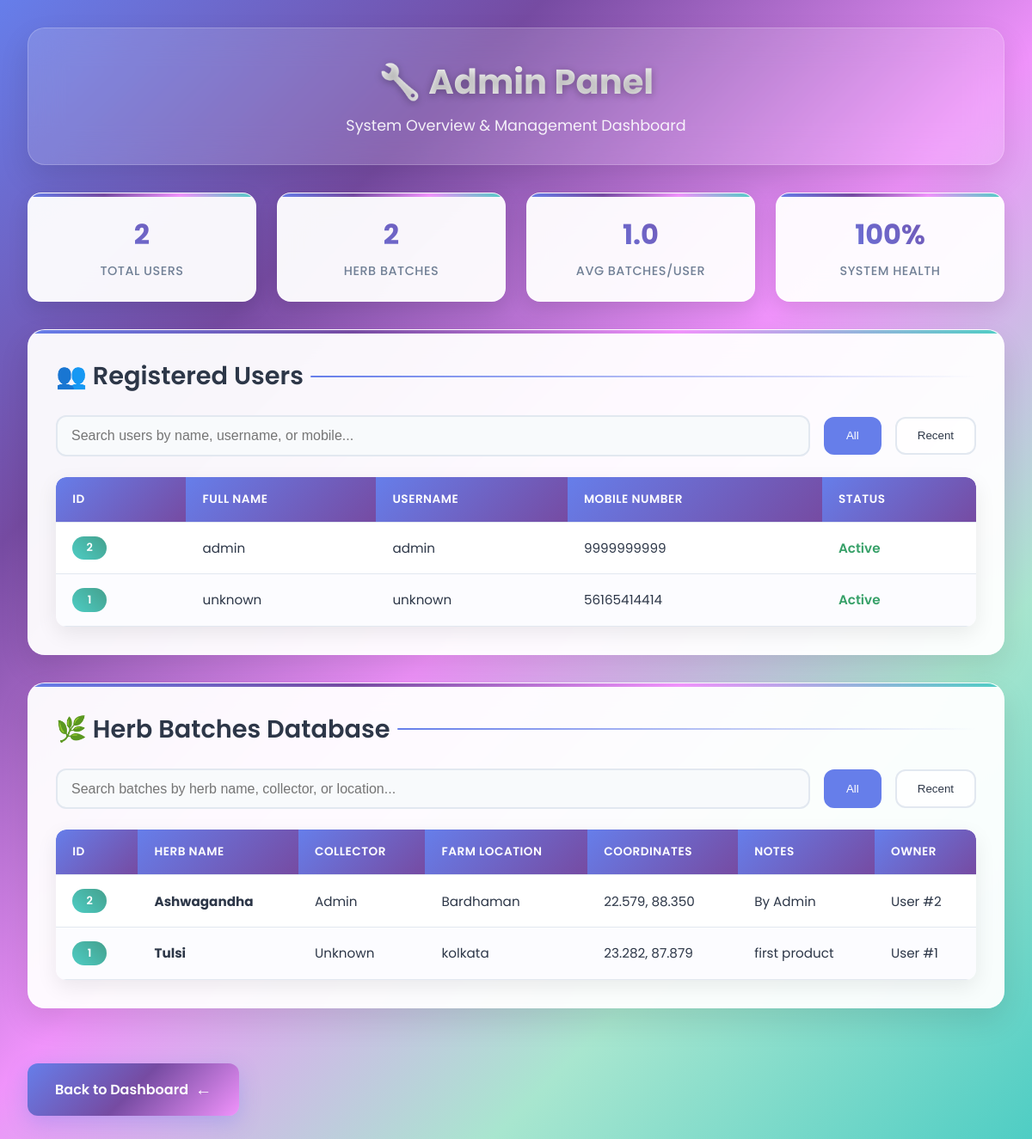
The app's page /admin (signed in) with its own data.
### models.py (models this page shows, shortened)
class User(db.Model):
    __tablename__ = 'user'
    id = db.Column(db.Integer, primary_key=True)
    full_name = db.Column(db.String(120), nullable=False)  # Full name from signup
    username = db.Column(db.String(80), unique=True, nullable=False)  # Auto-generated from full name
    password_hash = db.Column(db.String(200), nullable=False)  # Hashed password
    mobile_number = db.Column(db.String(15), unique=True, nullable=False)  # For OTP-based reset
    created_on = db.Column(db.DateTime, default=datetime.utcnow)  # Signup timestamp
    herb_batches = db.relationship('HerbBatch', backref='user', lazy=True)

class HerbBatch(db.Model):
    __tablename__ = 'herb_batch'
    id = db.Column(db.Integer, primary_key=True)
    herb_name = db.Column(db.String(120), nullable=False)
    collector = db.Column(db.String(120))
    farm_location = db.Column(db.String(256))
    collected_on = db.Column(db.DateTime, default=datetime.utcnow)  # Full timestamp
    latitude = db.Column(db.Float)        # Geo-tag: Latitude
    longitude = db.Column(db.Float)       # Geo-tag: Longitude
    geo_precision = db.Column(db.Float)   # Optional: GPS accuracy in meters
    notes = db.Column(db.Text)
    qr_code_data = db.Column(db.String(512))  # Encoded QR content or image path
    blockchain_tx = db.Column(db.String(256))  # Future Fabric integration
    user_id = db.Column(db.Integer, db.ForeignKey('user.id'), nullable=False)

### app.py (the view)
@app.route('/admin')
@login_required
def admin_panel():
    user = User.query.get(session['user_id'])
    print(f"🔍 Admin panel access attempt by: {user.username if user else 'None'}")  # Debug
    if not user or user.username != 'admin':
        flash("Admin access required", "danger")
        return redirect(url_for('dashboard'))
    print("✅ Admin panel access granted")  # Debug
    users = User.query.order_by(User.id.desc()).all()
    batches = HerbBatch.query.order_by(HerbBatch.id.desc()).all()
    return render_template('admin.html', users=users, batches=batches)

### app.py (called while the page is built)
def login_required(f):
    from functools import wraps
    @wraps(f)
    def wrapper(*args, **kwargs):
        if 'user_id' not in session:
            return redirect(url_for('login'))
        return f(*args, **kwargs)
    return wrapper

### templates/admin.html (shortened to what this page needs)
<!DOCTYPE html>
<html lang="en">
<head>
</head>
<body>
    <div class="container">
        <div class="header">
            <h1>🔧 Admin Panel</h1>
            <p>System Overview & Management Dashboard</p>
        </div>
        <div class="stats-grid">
            <div class="stat-card">
                <div class="stat-number">{{ users|length }}</div>
                <div class="stat-label">Total Users</div>
            </div>
            <div class="stat-card">
                <div class="stat-number">{{ batches|length }}</div>
                <div class="stat-label">Herb Batches</div>
            </div>
            <div class="stat-card">
                <div class="stat-number">{{ (batches|length / users|length)|round(1) if users|length > 0 else 0 }}</div>
                <div class="stat-label">Avg Batches/User</div>
            </div>
            <div class="stat-card">
                <div class="stat-number">100%</div>
                <div class="stat-label">System Health</div>
            </div>
        </div>
        <div class="section">
            <h2>👥 Registered Users</h2>
            <div class="controls">
                <input type="text" class="search-box" placeholder="Search users by name, username, or mobile..." id="userSearch">
                <button class="filter-btn active" onclick="filterUsers('all')">All</button>
                <button class="filter-btn" onclick="filterUsers('recent')">Recent</button>
            </div>
            <div class="table-container">
                <table id="usersTable">
                    <thead>
                        <tr>
                            <th>ID</th>
                            <th>Full Name</th>
                            <th>Username</th>
                            <th>Mobile Number</th>
                            <th>Status</th>
                        </tr>
                    </thead>
                    <tbody>
                        {% for user in users %}
                        <tr>
                            <td><span class="id-badge">{{ user.id }}</span></td>
                            <td>{{ user.full_name }}</td>
                            <td>{{ user.username }}</td>
                            <td>{{ user.mobile_number }}</td>
                            <td><span class="status-active">Active</span></td>
                        </tr>
                        {% else %}
                        <tr>
                            <td colspan="5" class="empty-state">
                                No users registered yet
                            </td>
                        </tr>
                        {% endfor %}
                    </tbody>
                </table>
            </div>
        </div>
        <div class="section">
            <h2>🌿 Herb Batches Database</h2>
            <div class="controls">
                <input type="text" class="search-box" placeholder="Search batches by herb name, collector, or location..." id="batchSearch">
                <button class="filter-btn active" onclick="filterBatches('all')">All</button>
                <button class="filter-btn" onclick="filterBatches('recent')">Recent</button>
            </div>
            <div class="table-container">
                <table id="batchesTable">
                    <thead>
                        <tr>
                            <th>ID</th>
                            <th>Herb Name</th>
                            <th>Collector</th>
                            <th>Farm Location</th>
                            <th>Coordinates</th>
                            <th>Notes</th>
                            <th>Owner</th>
                        </tr>
                    </thead>
                    <tbody>
                        {% for batch in batches %}
                        <tr>
                            <td><span class="id-badge">{{ batch.id }}</span></td>
                            <td><strong>{{ batch.herb_name }}</strong></td>
                            <td>{{ batch.collector }}</td>
                            <td>{{ batch.farm_location }}</td>
                            <td>
                                {% if batch.latitude and batch.longitude %}
                                    {{ "%.3f"|format(batch.latitude|float) }}, {{ "%.3f"|format(batch.longitude|float) }}
                                {% else %}
                                    <em style="color: #a0aec0;">Not provided</em>
                                {% endif %}
                            </td>
                            <td>
                                {% if batch.notes %}
                                    {{ batch.notes[:50] }}{% if batch.notes|length > 50 %}...{% endif %}
                                {% else %}
                                    <em style="color: #a0aec0;">No notes</em>
                                {% endif %}
                            </td>
                            <td>User #{{ batch.user_id }}</td>
                        </tr>
                        {% else %}
                        <tr>
                            <td colspan="7" class="empty-state">
                                No herb batches created yet
                            </td>
                        </tr>
                        {% endfor %}
                    </tbody>
                </table>
            </div>
        </div>
        <a href="{{ url_for('dashboard') }}" class="back-button">
            Back to Dashboard
        </a>
    </div>
</body>
</html>

### records on screen
User: id "2", full_name "admin", username "admin", mobile_number "9999999999"
User: id "1", full_name "unknown", username "unknown", mobile_number "56165414414"
HerbBatch: id "2", herb_name "Ashwagandha", collector "Admin", farm_location "Bardhaman", latitude "22.579", longitude "88.350", notes "By Admin", user_id "2"
HerbBatch: id "1", herb_name "Tulsi", collector "Unknown", farm_location "kolkata", latitude "23.282", longitude "87.879", notes "first product", user_id "1"

### other values on screen
{{ users|length }} "2"
{{ batches|length }} "2"
{{ (batches|length / users|length)|round(1) if users|length > 0 else 0 }} "1.0"
